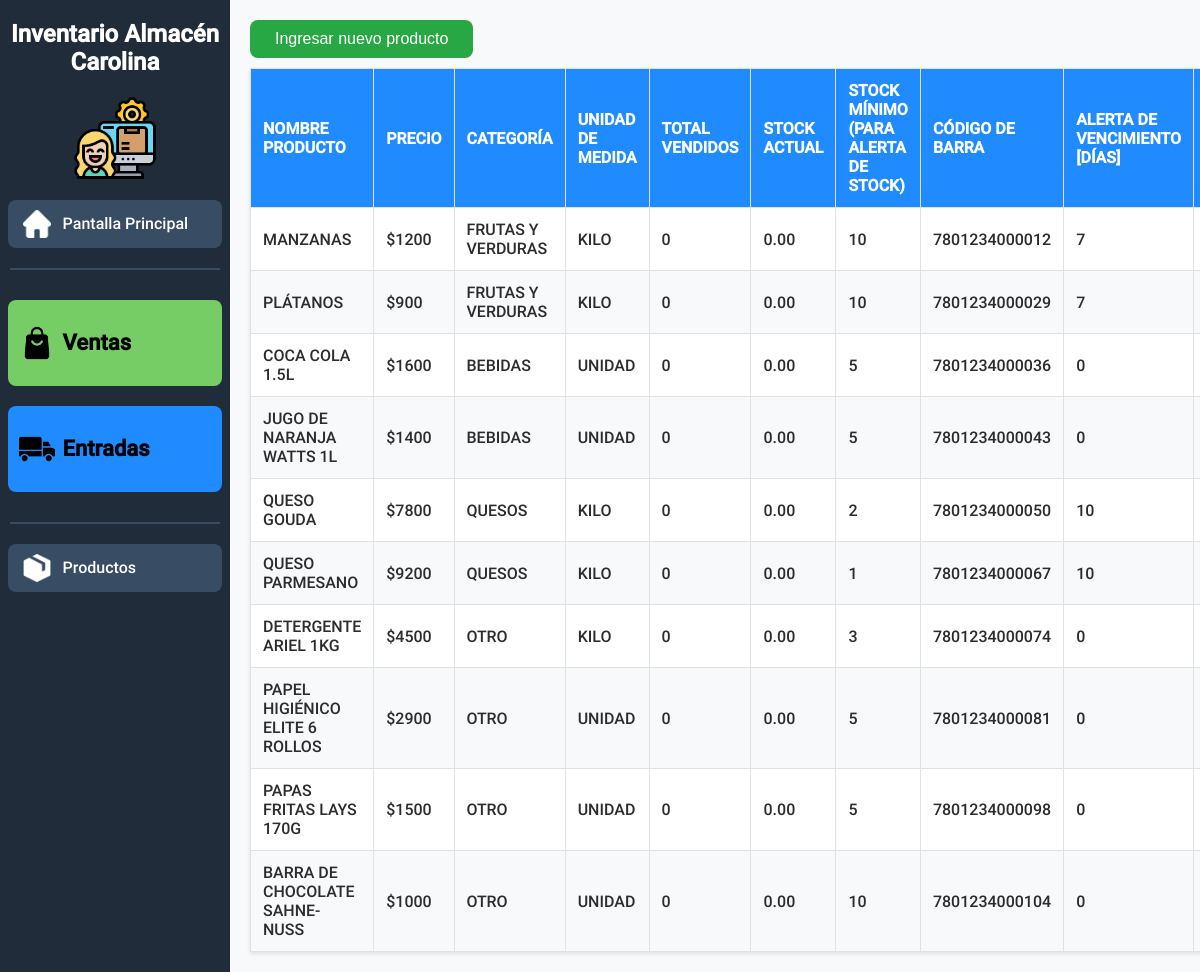
The app's page /modulo_productos.php with its own data.
### tables this page shows
CREATE TABLE producto (
    id_producto INT UNSIGNED NOT NULL AUTO_INCREMENT,
    nombre_producto VARCHAR(200) NOT NULL,
    total_vendidos BIGINT UNSIGNED DEFAULT 0, 
    stock_minimo INT UNSIGNED NOT NULL,
    stock_actual DECIMAL(20,2) NOT NULL DEFAULT 0,
    codigo_de_barra VARCHAR(20),
    tiempo_alerta_vencimiento INT UNSIGNED,
    activo TINYINT NOT NULL DEFAULT 1,
    requiere_fecha_vencimiento TINYINT NOT NULL DEFAULT 1,
    id_categoria INT UNSIGNED NOT NULL,
    id_unidad INT UNSIGNED NOT NULL,
    PRIMARY KEY (id_producto)
);

CREATE TABLE precio (
    id_precio INT UNSIGNED NOT NULL AUTO_INCREMENT,
    precio INT UNSIGNED NOT NULL,
    fecha_inicio_precio DATETIME NOT NULL DEFAULT CURRENT_TIMESTAMP,
    fecha_fin_precio DATETIME,
    id_producto INT UNSIGNED NOT NULL,
    PRIMARY KEY (id_precio)
);

CREATE TABLE categoria (
    id_categoria INT UNSIGNED NOT NULL AUTO_INCREMENT,
    nombre_categoria VARCHAR(20) NOT NULL,
    PRIMARY KEY (id_categoria)
);

CREATE TABLE unidad_de_medida (
	id_unidad INT UNSIGNED NOT NULL AUTO_INCREMENT,
    nombre_unidad VARCHAR(20) NOT NULL,
    PRIMARY KEY (id_unidad)
);

### includes/modulo_productos/tabla_productos_modelo.php (called while the page is built, shortened)
<?php
function obtener_productos(object $pdo) {
    $consulta = "
        SELECT
            p.nombre_producto,
            p.total_vendidos,
            p.stock_actual,
            p.stock_minimo,
            p.codigo_de_barra,
            p.tiempo_alerta_vencimiento,
            c.nombre_categoria,
            u.nombre_unidad,
            pr.precio
        FROM producto p
        LEFT JOIN categoria c ON p.id_categoria = c.id_categoria
        LEFT JOIN unidad_de_medida u ON p.id_unidad = u.id_unidad
        LEFT JOIN precio pr ON p.id_producto = pr.id_producto;
    ";
    $stmt = $pdo->prepare($consulta);
    $stmt->execute();
    $resul = $stmt->fetchAll(PDO::FETCH_ASSOC);
    return $resul;
}

### includes/modulo_productos/tabla_productos.php (called while the page is built, shortened)
<?php
require_once "includes/db.php";
require_once "includes/modulo_productos/tabla_productos_modelo.php";
require_once "includes/modulo_productos/tabla_productos_vista.php";
$productos = obtener_productos($pdo);

### includes/modulo_productos/tabla_productos_vista.php (the view, shortened to what this page needs)
<?php
function tabla_de_productos(array $productos) {
    if ($productos) {
        echo "
        <table class=\"products-table\">
            <thead>
                <tr>
                    <th>Nombre producto</th>
                    <th>Precio</th>
                    <th>Categoría</th>
                    <th>Unidad de medida</th>
                    <th>Total vendidos</th>
                    <th>Stock actual</th>
                    <th>Stock mínimo<br>(para alerta de stock)</th>
                    <th>Código de barra</th>
                    <th>Alerta de <br> vencimiento<br>[días]</th>
                    <th>Editar Datos</th>
                </tr>
            </thead>
            <tbody>
        ";
        foreach ($productos as $producto) {
            echo "<tr>";
            echo "    <td>" . $producto["nombre_producto"] . "</td>";
            echo "    <td>$" . $producto["precio"] . "</td>";
            echo "    <td>" . $producto["nombre_categoria"] . "</td>";
            echo "    <td>" . $producto["nombre_unidad"] . "</td>";
            echo "    <td>" . $producto["total_vendidos"] . "</td>";
            echo "    <td>" . $producto["stock_actual"] . "</td>";
            echo "    <td>" . $producto["stock_minimo"] . "</td>";
            echo "    <td>" . $producto["codigo_de_barra"] . "</td>";
            echo "    <td>" . $producto["tiempo_alerta_vencimiento"] . "</td>";
            echo "    <td> <button>Lapiz</button> </td>";
            echo "</tr>";
        }
        echo "
            </tbody>
        </table>
        ";
    } else {
        echo "No se pudo obtener los productos de la base de datos";
    }
}

### modulo_productos.php (shortened to what this page needs)
<?php
require_once "includes/modulo_productos/tabla_productos.php";
?>
<!DOCTYPE html>
<html lang="es">
<head>
    <link rel="stylesheet" href="styles/main.css">
    <link rel="stylesheet" href="styles/layout.css">
    <link rel="stylesheet" href="styles/tablas.css">
    <link rel="stylesheet" href="styles/modulo_productos/modal_ingreso_producto.css">
</head>
<body>
    <div class="main-container">
        <?php require_once "barra_lateral.php" ?>
        <main class="content">
            <button id="open-modal-btn" class="button-submit">Ingresar nuevo producto</button>
            <?php
            tabla_de_productos($productos);
            ?>
        </main>
    </div>
</body>
</html>

### barra_lateral.php
<aside>
    <h2>Inventario Almacén Carolina</h2>
    <img src="img/logo.png" alt="Logo" class="logo">
    <a href="index.php" class="sidebar-btn">
        <div class="icon icon-inv">
            <img src="img/botones/home.png" alt="Pantalla Principal">
        </div>
        <p>Pantalla Principal</p>
    </a>
    <div class="separator"></div>
    <a href="modulo_ventas.php" class="sidebar-btn sidebar-btn-large sales">
        <div class="icon icon-big">
            <img src="img/botones/bag.png" alt="Módulo de ventas">
        </div>
        <p>Ventas</p>
    </a>
    <a href="modulo_entradas.php" class="sidebar-btn sidebar-btn-large entries">
        <div class="icon icon-big">
            <img src="img/botones/delivery-truck.png" alt="Módulo de Entradas">
        </div>
        <p>Entradas</p>
    </a>
    <div class="separator"></div>
    <a href="modulo_productos.php" class="sidebar-btn">
        <div class="icon icon-inv">
            <img src="img/botones/box.png" alt="Módulo de Productos">
        </div>
        <p>Productos</p>
    </a>
</aside>

### styles/main.css (style rules this page uses)
:root { font-family: Roboto, Arial, Helvetica, sans-serif; --oscuro: #202C39; --verde: #76CD65; --verde-oscuro: #518d45; --azul: #1F8BFF; --azul-oscuro: #1560b1; --rosa: #ffcad4; --naranja: #f7af9d; --rojo: #E05263; }

### styles/layout.css (style rules this page uses)
body { margin: 0; display: flex; flex-direction: column; height: 100vh; overflow: hidden; }
.main-container { display: flex; flex: 1; overflow: hidden; }
aside { width: 210px; background-color: var(--oscuro); color: white; display: flex; flex-direction: column; align-items: center; padding: 20px 10px; flex-shrink: 0; overflow-y: auto; overflow-x: hidden; }
aside h2 { text-align: center; font-size: 24px; margin-top: 0px; }
.logo { width: 40%; height: auto; margin-bottom: 20px; }
aside .sidebar-btn { display: flex; align-items: center; gap: 10px; background-color: #384c63; color: white; padding: 10px 15px; border-radius: 8px; width: 88%; cursor: pointer; text-decoration: none; font-size: 16px; text-align: center; transition: background-color 0.3s; }
aside .sidebar-btn p { flex-grow: 1; text-align: left; margin: 2px; }
aside .sidebar-btn-large { padding: 25px 15px; margin: 10px; font-size: 22px; font-weight: bold; }
aside .sidebar-btn-large.sales { color: black; background-color: var(--verde); }
aside .sidebar-btn-large.entries { color: black; background-color: var(--azul); }
.separator { display: flex; flex-direction: column; width: 100%; height: 2px; background-color: #384c63; margin: 20px 0; }
.content { flex: 1; background-color: #f8f9fa; padding: 20px; overflow-y: auto; }
.icon { width: 28px; border-radius: 4px; display: flex; align-items: center; justify-content: center; font-size: 14px; color: white; flex-shrink: 0; }
.icon img { width: 28px; }
.icon-big img { width: 36px; }
.icon-inv { filter: invert(); }

### styles/tablas.css (style rules this page uses)
.products-table { width: 100%; border-collapse: collapse; margin-top: 10px; background-color: white; box-shadow: 0 2px 4px rgba(0, 0, 0, 0.1); }
.products-table th, .products-table td { padding: 12px; text-align: left; border: 1px solid #dee2e6; font-size: 1rem; text-transform: uppercase; }
.products-table th { background-color: var(--azul); color: white; }
.products-table td { color: #2c2c2c; }
.products-table tr:nth-child(even) { background-color: #f8f9fa; }

### styles/modulo_productos/modal_ingreso_producto.css (style rules this page uses)
.button-submit { background-color: #28a745; color: white; padding: 10px 25px; border: none; border-radius: 8px; cursor: pointer; transition: background-color 0.3s; font-size: 16px; }

### records on screen
producto: nombre_producto "MANZANAS", precio.precio "1200", id_categoria.nombre_categoria "FRUTAS Y VERDURAS", id_unidad.nombre_unidad "KILO", total_vendidos "0", stock_actual "0.00", stock_minimo "10", codigo_de_barra "7801234000012", tiempo_alerta_vencimiento "7"
producto: nombre_producto "PLÁTANOS", precio.precio "900", id_categoria.nombre_categoria "FRUTAS Y VERDURAS", id_unidad.nombre_unidad "KILO", total_vendidos "0", stock_actual "0.00", stock_minimo "10", codigo_de_barra "7801234000029", tiempo_alerta_vencimiento "7"
producto: nombre_producto "COCA COLA 1.5L", precio.precio "1600", id_categoria.nombre_categoria "BEBIDAS", id_unidad.nombre_unidad "UNIDAD", total_vendidos "0", stock_actual "0.00", stock_minimo "5", codigo_de_barra "7801234000036", tiempo_alerta_vencimiento "0"
producto: nombre_producto "JUGO DE NARANJA WATTS 1L", precio.precio "1400", id_categoria.nombre_categoria "BEBIDAS", id_unidad.nombre_unidad "UNIDAD", total_vendidos "0", stock_actual "0.00", stock_minimo "5", codigo_de_barra "7801234000043", tiempo_alerta_vencimiento "0"
producto: nombre_producto "QUESO GOUDA", precio.precio "7800", id_categoria.nombre_categoria "QUESOS", id_unidad.nombre_unidad "KILO", total_vendidos "0", stock_actual "0.00", stock_minimo "2", codigo_de_barra "7801234000050", tiempo_alerta_vencimiento "10"
producto: nombre_producto "QUESO PARMESANO", precio.precio "9200", id_categoria.nombre_categoria "QUESOS", id_unidad.nombre_unidad "KILO", total_vendidos "0", stock_actual "0.00", stock_minimo "1", codigo_de_barra "7801234000067", tiempo_alerta_vencimiento "10"
producto: nombre_producto "DETERGENTE ARIEL 1KG", precio.precio "4500", id_categoria.nombre_categoria "OTRO", id_unidad.nombre_unidad "KILO", total_vendidos "0", stock_actual "0.00", stock_minimo "3", codigo_de_barra "7801234000074", tiempo_alerta_vencimiento "0"
producto: nombre_producto "PAPEL HIGIÉNICO ELITE 6 ROLLOS", precio.precio "2900", id_categoria.nombre_categoria "OTRO", id_unidad.nombre_unidad "UNIDAD", total_vendidos "0", stock_actual "0.00", stock_minimo "5", codigo_de_barra "7801234000081", tiempo_alerta_vencimiento "0"
producto: nombre_producto "PAPAS FRITAS LAYS 170G", precio.precio "1500", id_categoria.nombre_categoria "OTRO", id_unidad.nombre_unidad "UNIDAD", total_vendidos "0", stock_actual "0.00", stock_minimo "5", codigo_de_barra "7801234000098", tiempo_alerta_vencimiento "0"
producto: nombre_producto "BARRA DE CHOCOLATE SAHNE-NUSS", precio.precio "1000", id_categoria.nombre_categoria "OTRO", id_unidad.nombre_unidad "UNIDAD", total_vendidos "0", stock_actual "0.00", stock_minimo "10", codigo_de_barra "7801234000104", tiempo_alerta_vencimiento "0"
